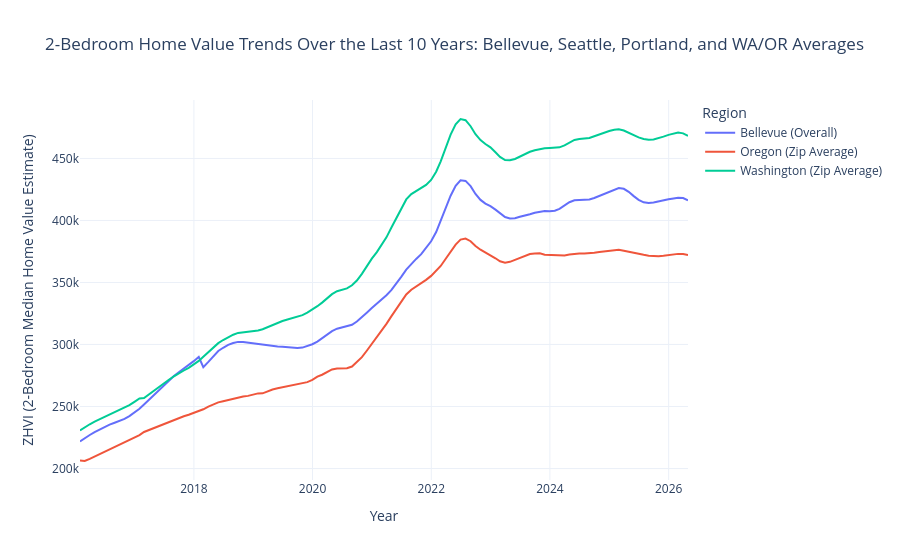

The cell this chart's notebook holds for it:
### Markdown cell above
**Median Sale Price: Seattle and West Coast Metros (supports Question 1):**  
This visualization also supports **Question 1** — *Are there seasonal patterns in listings counts, sales counts, and price for houses in the Seattle metro area that could inform my purchase timing?* (This chart focuses on **median sale price**; listings and sales are in the chart above.)

**Why this chart type:** I used a **multi-line time series** to compare **Seattle** with **San Francisco, Portland, San Diego**, and a **national metro average** on the same monthly scale. That lets the reader see both **how expensive Seattle is relative to peers** and **how prices move over time**, including repeating seasonal bumps and longer market shifts (such as the rapid rise around 2021–2022 and the cooldown afterward). A line chart works here because price is a continuous monthly series so is better for spotting gradual trends and mild seasonality than a bar chart.

**What I want the reader to take away:** **Price seasonality is much weaker than listings/sales seasonality.** Seattle’s median sale price is somewhat **higher in late spring/early summer** and **lower in winter** (~9% below peak in the Section 3 analysis), but the line is **flatter** than the listings/sales chart. Seattle generally sits **below San Francisco** and **above Portland** on this chart, closer to San Diego depending on the year. For purchase timing, this suggests **winter may offer slightly lower typical prices**, but the effect is **modest compared to how much activity swings** so timing on price alone matters less than the inventory/competition tradeoffs shown in the listings and sales chart.

### Code cell
# Your visualization
import pandas as pd
import plotly.express as px

# Step 1: Load the 2-bedroom zip-level ZHVI data
df_2bed = pd.read_csv('Zip_zhvi_bdrmcnt_2_uc_sfrcondo_tier_0.33_0.67_sm_sa_month (1).csv')

# Identify the date columns (from 2000-01-31 to 2026-03-31)
date_cols = [col for col in df_2bed.columns if col.startswith('20') and '-' in col]

# Melt the dataframe to long format
df_long = df_2bed.melt(
    id_vars=['RegionID', 'RegionName', 'RegionType', 'City', 'State'],
    value_vars=date_cols,
    var_name='Date',
    value_name='ZHVI'
)

# Convert Date to datetime
df_long['Date'] = pd.to_datetime(df_long['Date'])

# Filter for the last 10 years (2016 onwards)
df_filtered = df_long[df_long['Date'] >= '2016-01-01']

# Step 2: Filter for comparison regions
bellevue_overall = df_filtered[df_filtered['City'] == 'Bellevue'].copy()
bellevue_overall['Region_Group'] = 'Bellevue (Overall)'

bellevue_98004 = df_filtered[(df_filtered['RegionName'] == '98004') & (df_filtered['RegionType'] == 'zip')].copy()
bellevue_98004['Region_Group'] = 'Bellevue (98004)'

seattle_city = df_filtered[(df_filtered['City'] == 'Seattle') & (df_filtered['RegionType'] == 'city')].copy()
seattle_city['Region_Group'] = 'Seattle (City)'

portland_city = df_filtered[(df_filtered['City'] == 'Portland') & (df_filtered['RegionType'] == 'city')].copy()
portland_city['Region_Group'] = 'Portland (City)'

washington_state = df_filtered[(df_filtered['State'] == 'WA') & (df_filtered['RegionType'] == 'zip')].copy()
washington_state['Region_Group'] = 'Washington (Zip Average)'

oregon_state = df_filtered[(df_filtered['State'] == 'OR') & (df_filtered['RegionType'] == 'zip')].copy()
oregon_state['Region_Group'] = 'Oregon (Zip Average)'

# Combine the filtered data
df_plot = pd.concat([
    bellevue_overall,
    bellevue_98004,
    seattle_city,
    portland_city,
    washington_state,
    oregon_state
], ignore_index=True)

# Step 3: Aggregate by date and region group (average ZHVI per month)
df_agg = df_plot.groupby(['Date', 'Region_Group'])['ZHVI'].mean().reset_index()

# Step 4: Create the line chart
fig = px.line(
    df_agg,
    x='Date',
    y='ZHVI',
    color='Region_Group',
    title='2-Bedroom Home Value Trends Over the Last 10 Years: Bellevue, Seattle, Portland, and WA/OR Averages',
    labels={
        'Date': 'Date',
        'ZHVI': 'ZHVI (2-Bedroom Median Home Value Estimate)',
        'Region_Group': 'Region'
    }
)

# Customize the layout
fig.update_layout(
    xaxis_title='Year',
    yaxis_title='ZHVI (2-Bedroom Median Home Value Estimate)',
    legend_title='Region',
    template='plotly_white'
)

# Show the chart
fig.show()
